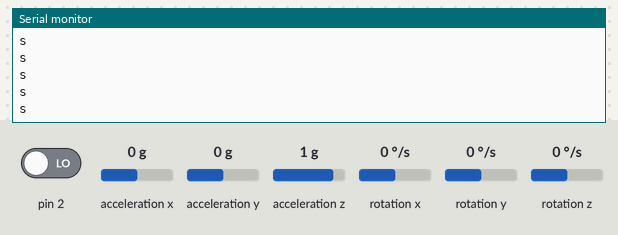
A sketch run on a simulated Arduino Uno, built with avr-gcc and run on an emulated ATmega328P. On the bench: the last lines printed to the serial monitor. The test bench sets the inputs (shaded band); at power-on: acceleration x 0 g, acceleration y 0 g, pin 2 LOW, acceleration z 1 g, rotation x 0 °/s, rotation y 0 °/s, rotation z 0 °/s. The sensor or clock chip raises its interrupt line as the real part does.

Above: at 1.8 s.
1.9 s: acceleration x set to -1.4 g
At 2.7 s:
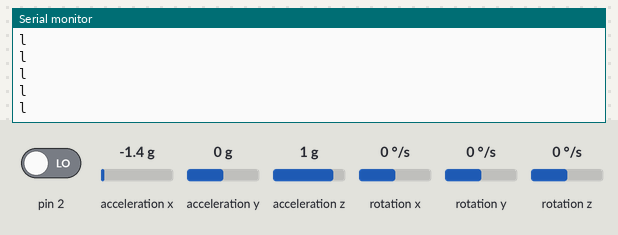
3.8 s: acceleration y set to -1.4 g
At 4.7 s:
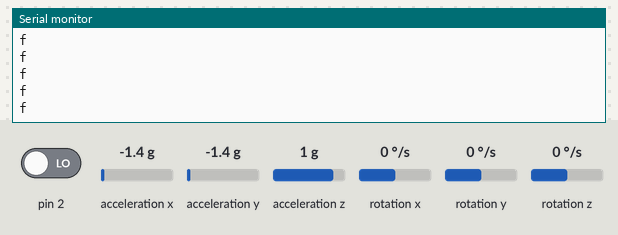
5.7 s: acceleration y set to 0.8 g
At 6.8 s:
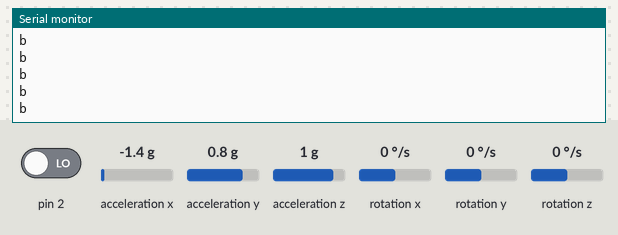

Measured:
- after the input at 1.9 s, the serial monitor: prints a new line at once (image 1)
- after the input at 3.8 s, the serial monitor: prints a new line at once (image 2)
- after the input at 5.7 s, the serial monitor: prints a new line at once (image 3)

The sketch:

sketch_nov05a.ino
```cpp
#include <Wire.h>
#include <SoftwareSerial.h>
#include "I2Cdev.h"
#include "MPU6050_6Axis_MotionApps20.h"
#if I2CDEV_IMPLEMENTATION == I2CDEV_ARDUINO_WIRE
#include "Wire.h"
#endif

MPU6050 mpu;


bool dmpReady = false;
uint8_t mpuIntStatus;
uint8_t devStatus;
uint16_t packetSize;
uint16_t fifoCount;
uint8_t fifoBuffer[64];


Quaternion q;
VectorInt16 aa;
VectorInt16 aaReal;
VectorInt16 aaWorld;
VectorFloat gravity;
float euler[3];
float ypr[3];
volatile bool mpuInterrupt = false;

void setup()
{
    #if I2CDEV_IMPLEMENTATION == I2CDEV_ARDUINO_WIRE
        Wire.begin();
        TWBR = 24;
    #elif I2CDEV_IMPLEMENTATION == I2CDEV_BUILTIN_FASTWIRE
        Fastwire::setup(400, true);
    #endif

    Serial.begin(9600);  //For use with Arduino Uno


    Serial.println(F("Initializing I2C devices..."));
    mpu.initialize();

    Serial.println(F("Testing device connections..."));
    Serial.println(mpu.testConnection() ? F("MPU6050 connection successful") : F("MPU6050 connection failed"));
    Serial.println(F("Initializing DMP..."));
    devStatus = mpu.dmpInitialize();

    mpu.setXGyroOffset(220);
    mpu.setYGyroOffset(76);
    mpu.setZGyroOffset(-85);
    mpu.setZAccelOffset(1788);
    if (devStatus == 0) {
        Serial.println(F("Enabling DMP..."));
        mpu.setDMPEnabled(true);
        Serial.println(F("Enabling interrupt detection (Arduino external interrupt 0)..."));
        attachInterrupt(0, dmpDataReady, RISING);
        mpuIntStatus = mpu.getIntStatus();
        Serial.println(F("DMP ready! Waiting for first interrupt..."));
        dmpReady = true;
        packetSize = mpu.dmpGetFIFOPacketSize();
    } else {
        Serial.print(F("DMP Initialization failed (code "));
        Serial.print(devStatus);
        Serial.println(F(")"));
    }

}

void sendData(int x, int y, int z)
{

    if(z < -10){
      //forward

      Serial.write("f");  // Write to Uno
      Serial.write(10);   //Stop bit
    } else if (z > 0){
      //backward

      Serial.write("b");
      Serial.write(10);
    } else if (y > 5){   //To make more sensitive change value to 4 or less
      //right

      Serial.write("r");
      Serial.write(10);
    } else if (y < -5){  //To make more sensitive change to -4 or greater
      //left

      Serial.write("l");
      Serial.write(10);
    } else
      //stop

      Serial.write("s");
      Serial.write(10);

}

void loop()
{

    if (!dmpReady) return;
    mpuInterrupt = false;
    mpuIntStatus = mpu.getIntStatus();
    fifoCount = mpu.getFIFOCount();
    if ((mpuIntStatus & 0x10) || fifoCount == 1024) {
        mpu.resetFIFO();
        Serial.println(F("FIFO Overflow"));

    } else if (mpuIntStatus & 0x02) {
        while (fifoCount < packetSize) {
          fifoCount = mpu.getFIFOCount();
        }
        mpu.getFIFOBytes(fifoBuffer, packetSize);
        fifoCount -= packetSize;
        mpu.dmpGetQuaternion(&q, fifoBuffer);
        mpu.dmpGetGravity(&gravity, &q);
        mpu.dmpGetYawPitchRoll(ypr, &q, &gravity);
        sendData(ypr[0] * 180/M_PI, ypr[1] * 180/M_PI, ypr[2] * 180/M_PI);
    }
}

void dmpDataReady()
{
    mpuInterrupt = true;
}
```
